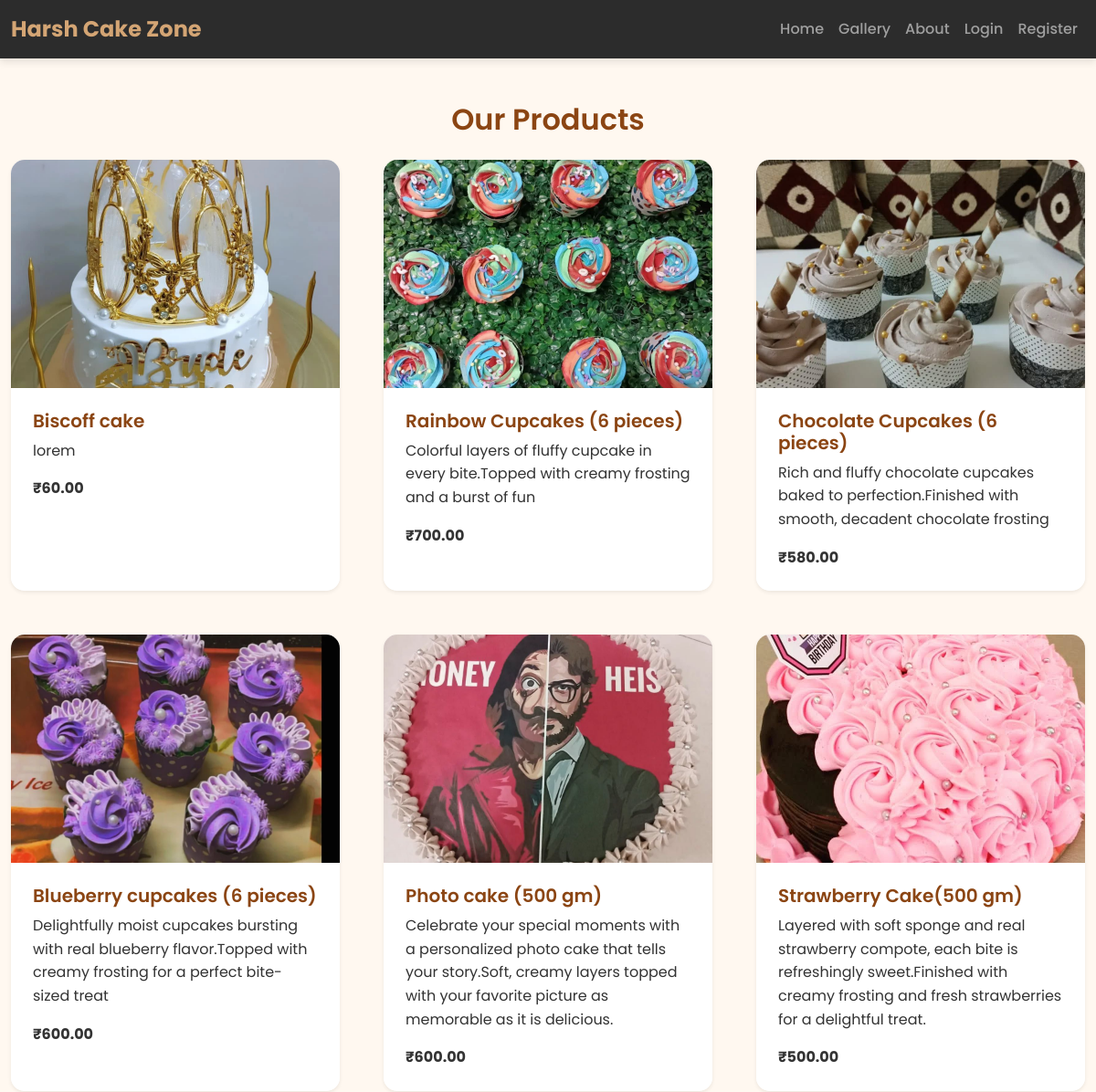
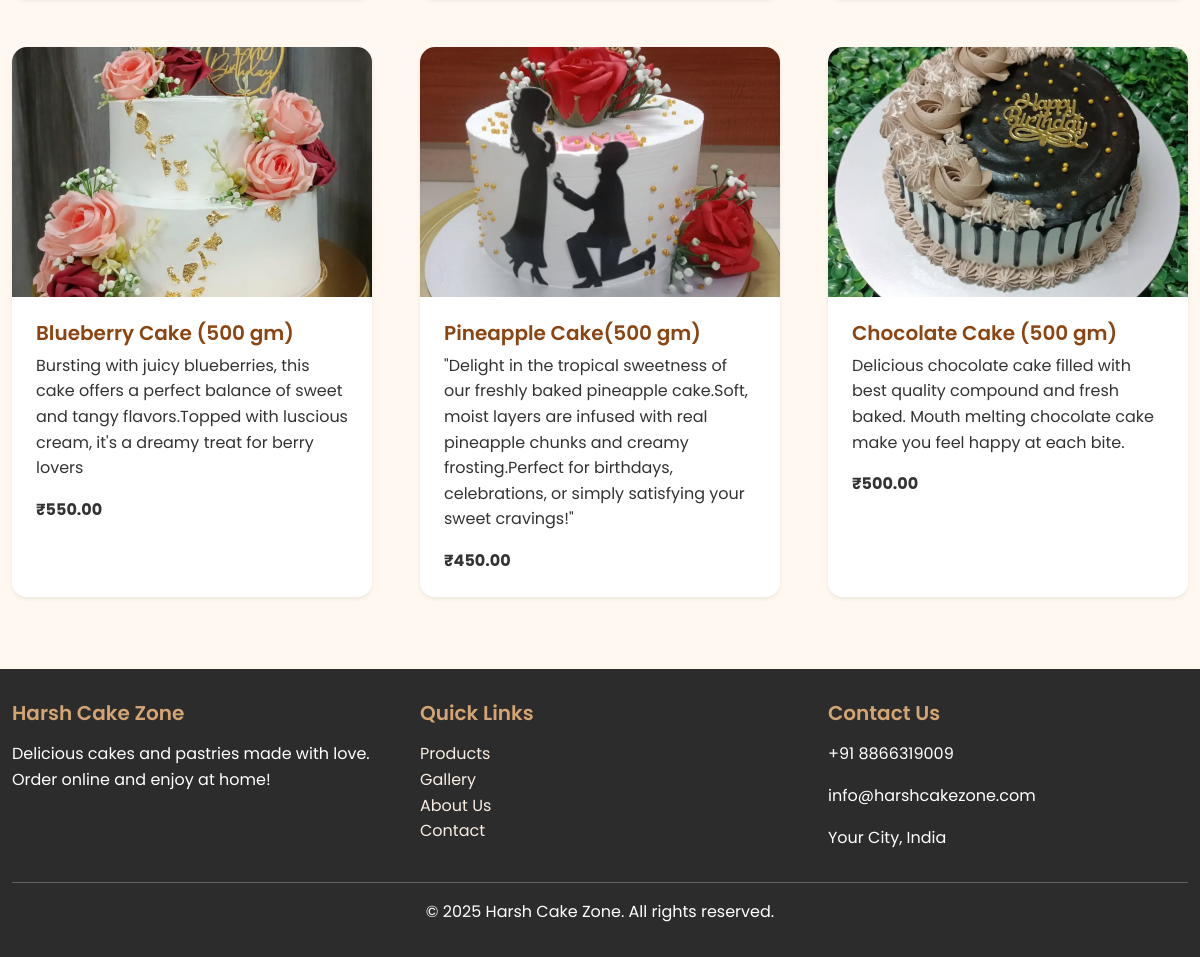
/all_products.php, run on the app's committed database (2 pictures, top to bottom).
### tables this page shows
CREATE TABLE `products` (
  `id` int(11) NOT NULL,
  `name` varchar(100) NOT NULL,
  `description` text DEFAULT NULL,
  `price` decimal(10,2) NOT NULL,
  `image` varchar(255) DEFAULT 'cake.jpg',
  `category_id` int(11) NOT NULL,
  `created_at` timestamp NOT NULL DEFAULT current_timestamp()
);

### all_products.php (the view, shortened to what this page needs)
<?php
include("includes/header.php");
include("config/db.php");
$sql = "SELECT * FROM products ORDER BY created_at DESC";
$result = $conn->query($sql);
?>
<div class="container mt-5">
    <h2 class="mb-4 text-center">Our Products</h2>
    <div class="row">
        <?php if ($result->num_rows > 0): ?>
            <?php while($row = $result->fetch_assoc()): ?>
                <div class="col-md-4 mb-4">
                    <div class="card h-100 shadow-sm">
                        <?php if ($row['image']): ?>
                            <img src="<?php echo $row['image']; ?>" class="card-img-top" alt="<?php echo $row['name']; ?>" style="height:250px; object-fit:cover;">
                        <?php endif; ?>
                        <div class="card-body d-flex flex-column">
                            <h5 class="card-title"><?php echo $row['name']; ?></h5>
                            <p class="card-text"><?php echo $row['description']; ?></p>
                            <p class="card-text fw-bold">₹<?php echo number_format($row['price'], 2); ?></p>
                        </div>
                    </div>
                </div>
            <?php endwhile; ?>
        <?php else: ?>
            <p>No products found.</p>
        <?php endif; ?>
    </div>
</div>
<?php include("includes/footer.php"); ?>

### assets/css/style.css (style rules this page uses)
:root { --primary-color: #D4A574; --secondary-color: #F8EDE3; --accent-color: #8B4513; --dark-bg: #2C2C2C; --light-bg: #FFF8F0; --text-color: #333; --shadow: 0 4px 8px rgba(0, 0, 0, 0.1); --transition: all 0.3s ease; }
* { margin: 0; padding: 0; box-sizing: border-box; font-family: 'Poppins', sans-serif; }
body { background-color: var(--light-bg); color: var(--text-color); line-height: 1.6; }
.container { max-width: 1200px; }
h1, h2, h3, h4, h5, h6 { color: var(--accent-color); font-weight: 600; margin-bottom: 1rem; }
.card { border: none; border-radius: 15px; box-shadow: var(--shadow); transition: var(--transition); overflow: hidden; }
.card-img-top { height: 200px; object-fit: cover; transition: var(--transition); }
.card-body { background-color: white; padding: 1.5rem; }
.card-title { font-weight: 600; color: var(--accent-color); }
.card-text { color: var(--text-color); margin-bottom: 1rem; }
.row { display: flex; flex-wrap: wrap; gap: 1.5rem; }
.col-md-4 { flex: 1 1 calc(33.333% - 1rem); min-width: 280px; }
.text-center { text-align: center; }
.mt-5 { margin-top: 3rem; }
.mb-4 { margin-bottom: 1.5rem; }

### data on the page
products: image (picture), name "Biscoff cake", description "lorem", price "60.00"
products: image (picture), name "Rainbow Cupcakes (6 pieces)", description "Colorful layers of fluffy cupcake in every bite.Topped with creamy frosting and a burst of fun", price "700.00"
products: image (picture), name "Chocolate Cupcakes (6 pieces)", description "Rich and fluffy chocolate cupcakes baked to perfection.Finished with smooth, decadent chocolate frosting", price "580.00"
products: image (picture), name "Blueberry cupcakes (6 pieces)", description "Delightfully moist cupcakes bursting with real blueberry flavor.Topped with creamy frosting for a perfect bite-sized treat", price "600.00"
products: image (picture), name "Photo cake (500 gm)", description "Celebrate your special moments with a personalized photo cake that tells your story.Soft, creamy layers topped with your favorite picture as memorable as it is delicious.", price "600.00"
products: image (picture), name "Strawberry Cake(500 gm)", description "Layered with soft sponge and real strawberry compote, each bite is refreshingly sweet.Finished with creamy frosting and fresh strawberries for a delightful treat.", price "500.00"
products: image (picture), name "Blueberry Cake (500 gm)", description "Bursting with juicy blueberries, this cake offers a perfect balance of sweet and tangy flavors.Topped with luscious cream, it's a dreamy treat for berry lovers", price "550.00"
products: image (picture), name "Pineapple Cake(500 gm)", description "\"Delight in the tropical sweetness of our freshly baked pineapple cake.Soft, moist layers are infused with real pineapple chunks and creamy frosting.Perfect for birthdays, celebrations, or simply satisfying your sweet cravings!\"", price "450.00"
products: image (picture), name "Chocolate Cake (500 gm)", description "Delicious chocolate cake filled with best quality compound and fresh baked. Mouth melting chocolate cake make you feel happy at each bite.", price "500.00"
